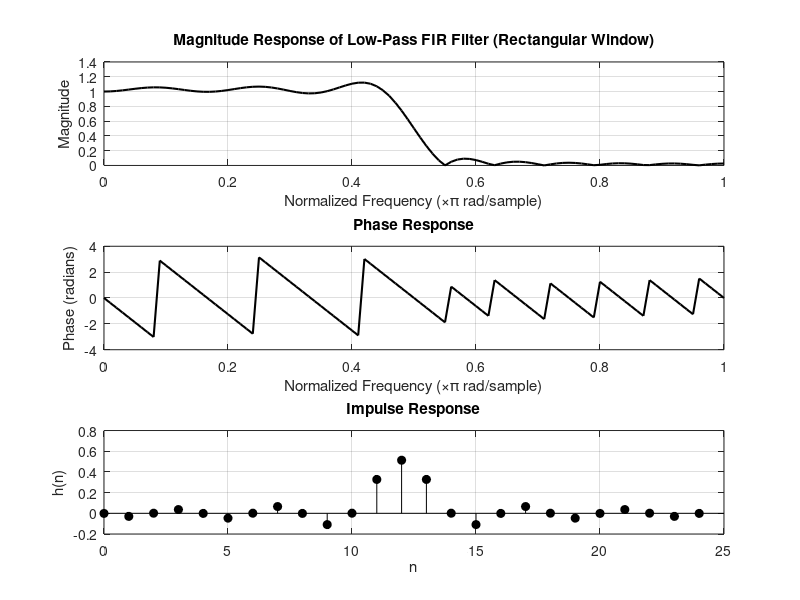

Recreate this plot in MATLAB.
clc;
clear;
close all;

% Given specifications
wc = 0.5*pi;      % cutoff frequency
N = 25;           % Filter order

% Low-pass FIR filter using rectangular window
b = fir1(N-1, wc/pi, 'low', rectwin(N));

disp('Filter Coefficients (b) = ');
disp(b)

% Frequency response
w = 0:0.01*pi:pi;
h = freqz(b, 1, w);

% ----------- PLOTS ----------------

figure;

% 1. Magnitude Response
subplot(3,1,1);
plot(w/pi, abs(h), 'k', 'LineWidth', 1.5);
grid on;
xlabel('Normalized Frequency (\times\pi rad/sample)');
ylabel('Magnitude');
title('Magnitude Response of Low-Pass FIR Filter (Rectangular Window)');

% 2. Phase Response
subplot(3,1,2);
plot(w/pi, angle(h), 'k', 'LineWidth', 1.5);
grid on;
xlabel('Normalized Frequency (\times\pi rad/sample)');
ylabel('Phase (radians)');
title('Phase Response');

% 3. Impulse Response
subplot(3,1,3);
stem(0:N-1, b, 'k', 'filled');
grid on;
xlabel('n');
ylabel('h(n)');
title('Impulse Response');
